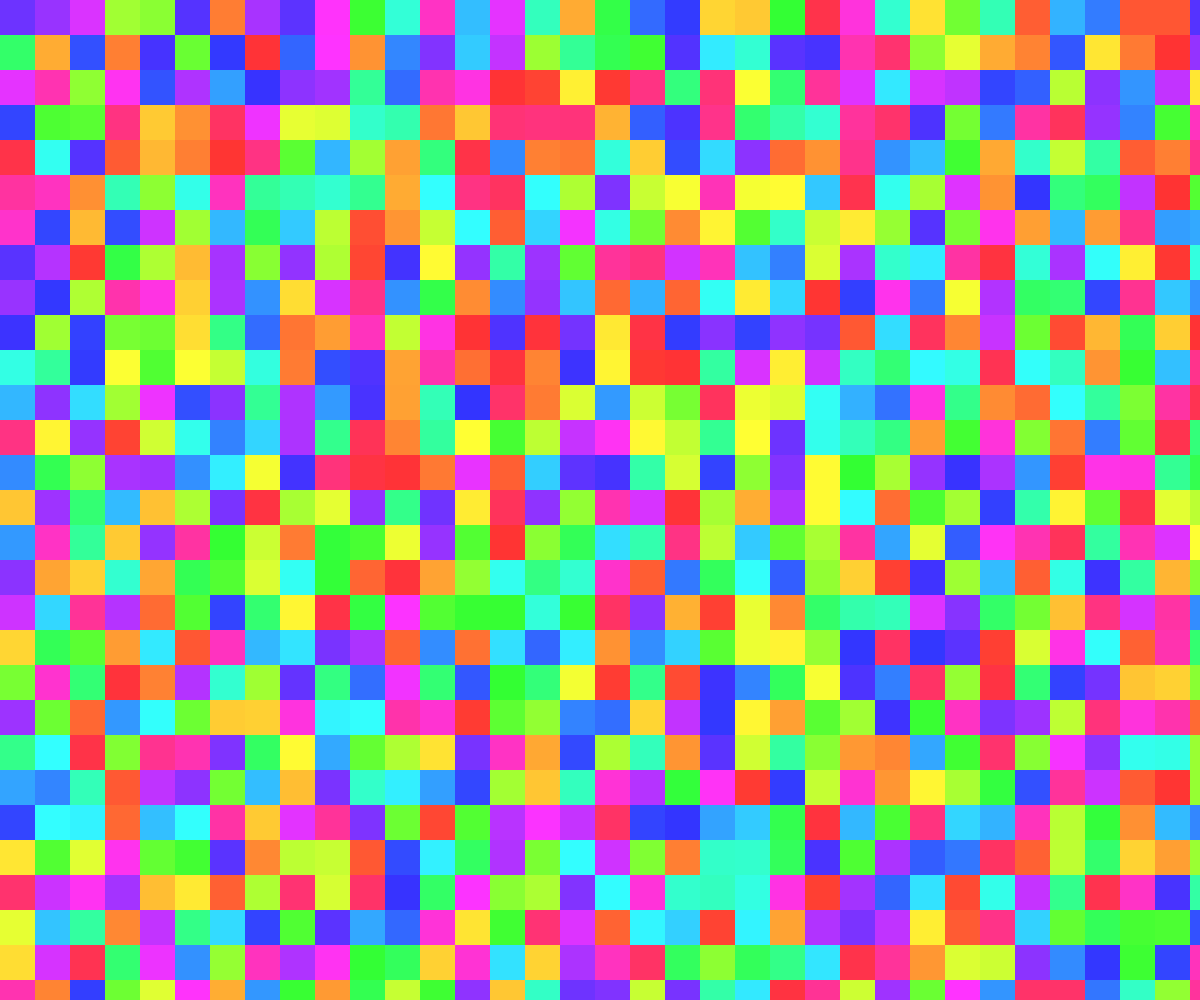
Frame 1 (no input)
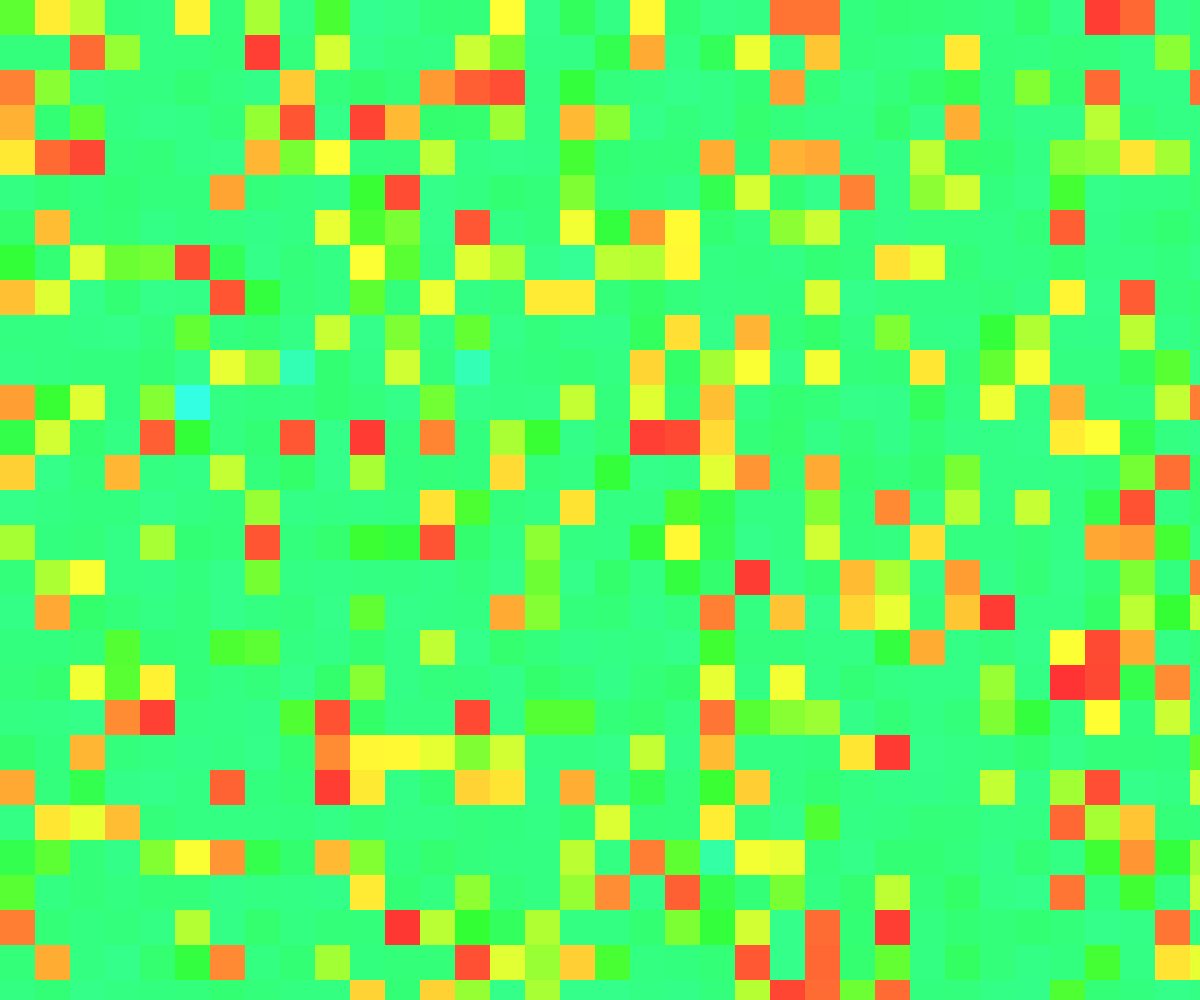
Frame 60 (no input)
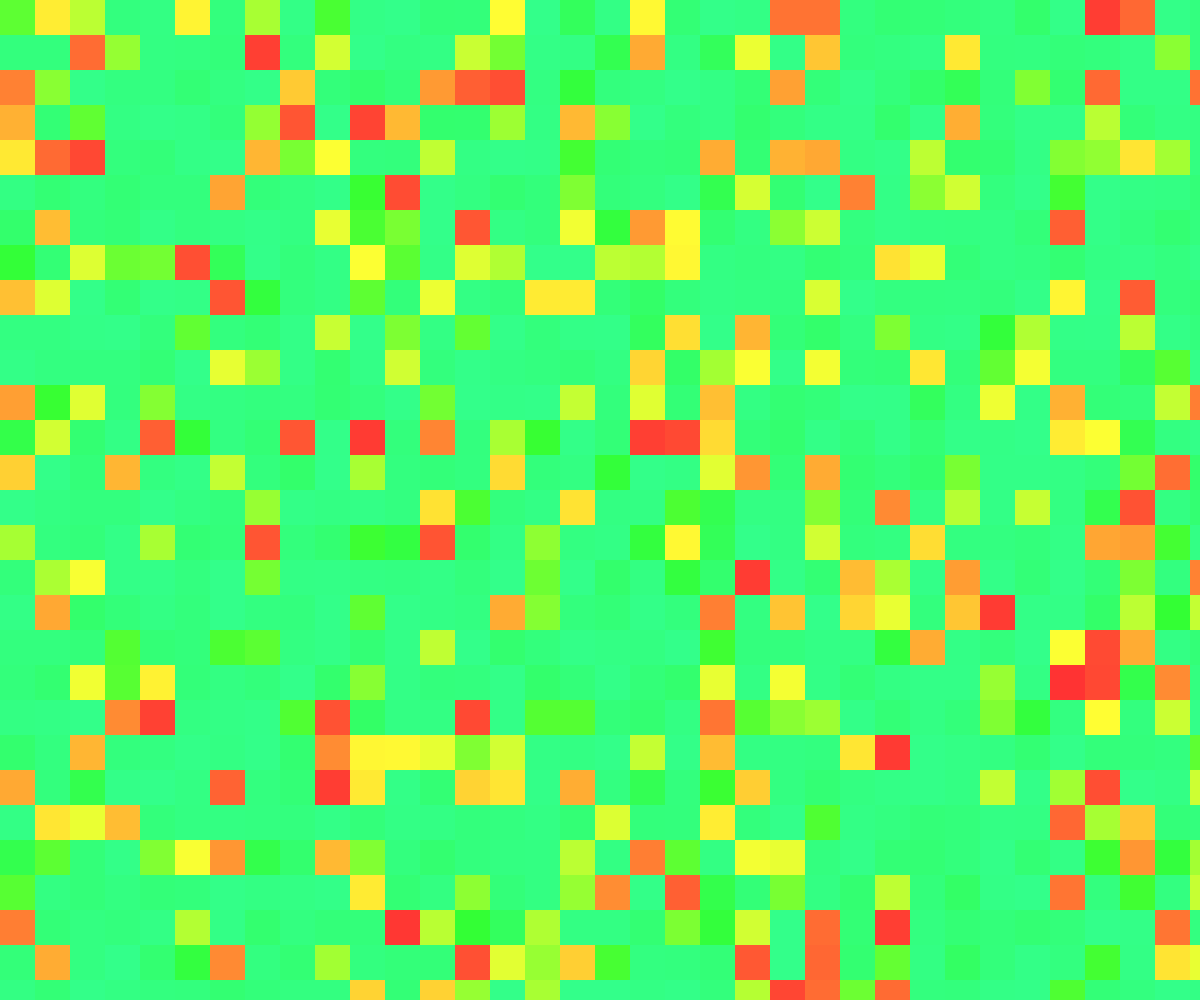
Frame 120 (the mouse pressed at the canvas centre since frame 60)

The p5.js sketch that drew these frames (run headless with seeded random() and noise() and a simulated clock; from frame 60 on, the mouse is pressed at the canvas centre):

// p5.js sketch
// ── sketch.js
// Created for #Genuary2024 - Day 4 - Pixel
// https://genuary.art/prompts#jan4

let gRowCount, gColCount;
let gPixelSize = 35;
let gCurrentGen, gNextGen;
let gIsRandMode = false;
let gSameColor;
let gSameColorBuffer;
let gRateMin = 3;
let gRateMax = 10;

let gTimeoutActive = false;

function setup() {
  createCanvas(windowWidth, windowHeight);

  gRowCount = ceil(height / gPixelSize);
  gColCount = ceil(width / gPixelSize);

  gCurrentGen = createGrid(gRowCount, gColCount);
  gNextGen = createGrid(gRowCount, gColCount);

  colorMode(HSB);
  noStroke();

  gSameColor = random(0, 360);
  gSameColorBuffer = random(20, 80);
}

function draw() {
  if (!gTimeoutActive) {
    for (let pixel of gCurrentGen) {
      fill(pixel.curHue, 80, 100);
      rect(pixel.x, pixel.y, gPixelSize, gPixelSize);
    }

    let allCloseEnough = true;
    for (let i = 0; i < gRowCount; i++) {
      for (let j = 0; j < gColCount; j++) {
        let closeEnough = updateColor(gCurrentGen, i, j);
        if (allCloseEnough && !closeEnough) {
          allCloseEnough = false;
        }
      }
    }

    if (allCloseEnough) {
      gTimeoutActive = true;
      let waitTime = gIsRandMode ? 50 : 500;
      setTimeout(toggleMode, waitTime);
    }

    gCurrentGen = [...gNextGen];
  }
}

function toggleMode() {
  gIsRandMode = !gIsRandMode;
  if (gIsRandMode) {
    for (let pixel of gCurrentGen) {
      pixel.update();
    }
  } else {
    gSameColor = (gSameColor + random(30, 60)) % 360;
    gSameColorBuffer = random(20, 80);
  }

  gTimeoutActive = false;
}

function updateColor(grid, x, y) {
  let index = x * gColCount + y;
  let pixel = grid[index];
  let target = gIsRandMode ? pixel.targetHue : gSameColor;

  let inc = (pixel.curHue > target ? -1 : 1) * pixel.rate;
  let isCloseEnough = abs(pixel.curHue - target) < (gIsRandMode ? 10 : gSameColorBuffer);
  if (!isCloseEnough) grid[index].curHue += inc;
  return isCloseEnough;
}

function createGrid(gRowCount, gColCount) {
  let grid = [];
  for (let i = 0; i < gRowCount; i++) {
    for (let j = 0; j < gColCount; j++) {
      let x = j * gPixelSize;
      let y = i * gPixelSize;
      grid.push(new Pixel(x, y));
    }
  }
  return grid;
}

class Pixel {
  constructor(x, y) {
    this.x = x;
    this.y = y;
    this.curHue = random(0, 360);
    this.targetHue = 0;
    this.rate = random(gRateMin, gRateMax);
  }

  update() {
    let newHue = this.targetHue + random(0, 360);
    if (newHue < 360) newHue = 360 - newHue;
    this.targetHue = newHue % 360;
    this.rate = random(gRateMin, gRateMax);
  }
}
